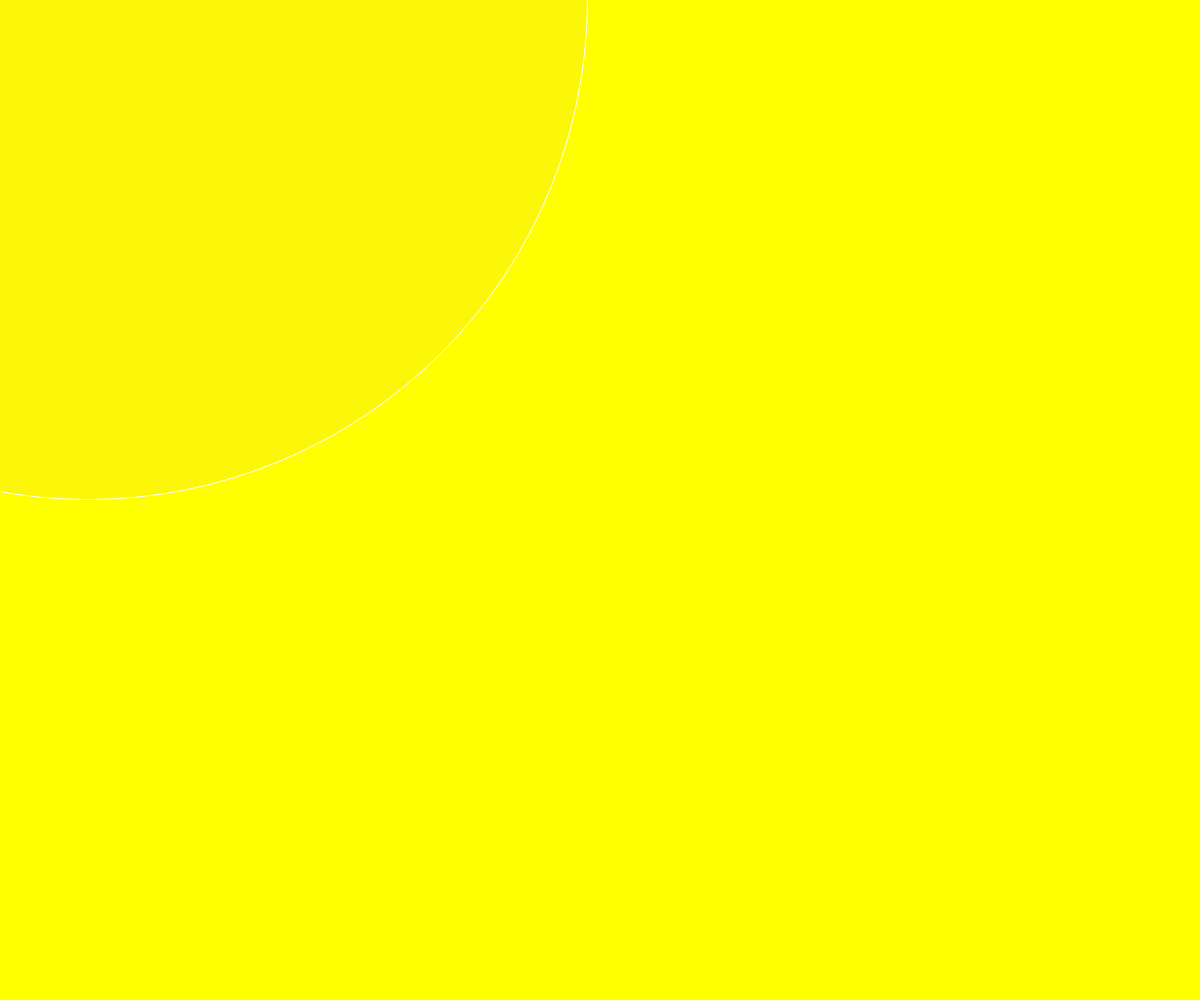
Frame 1 (no input)
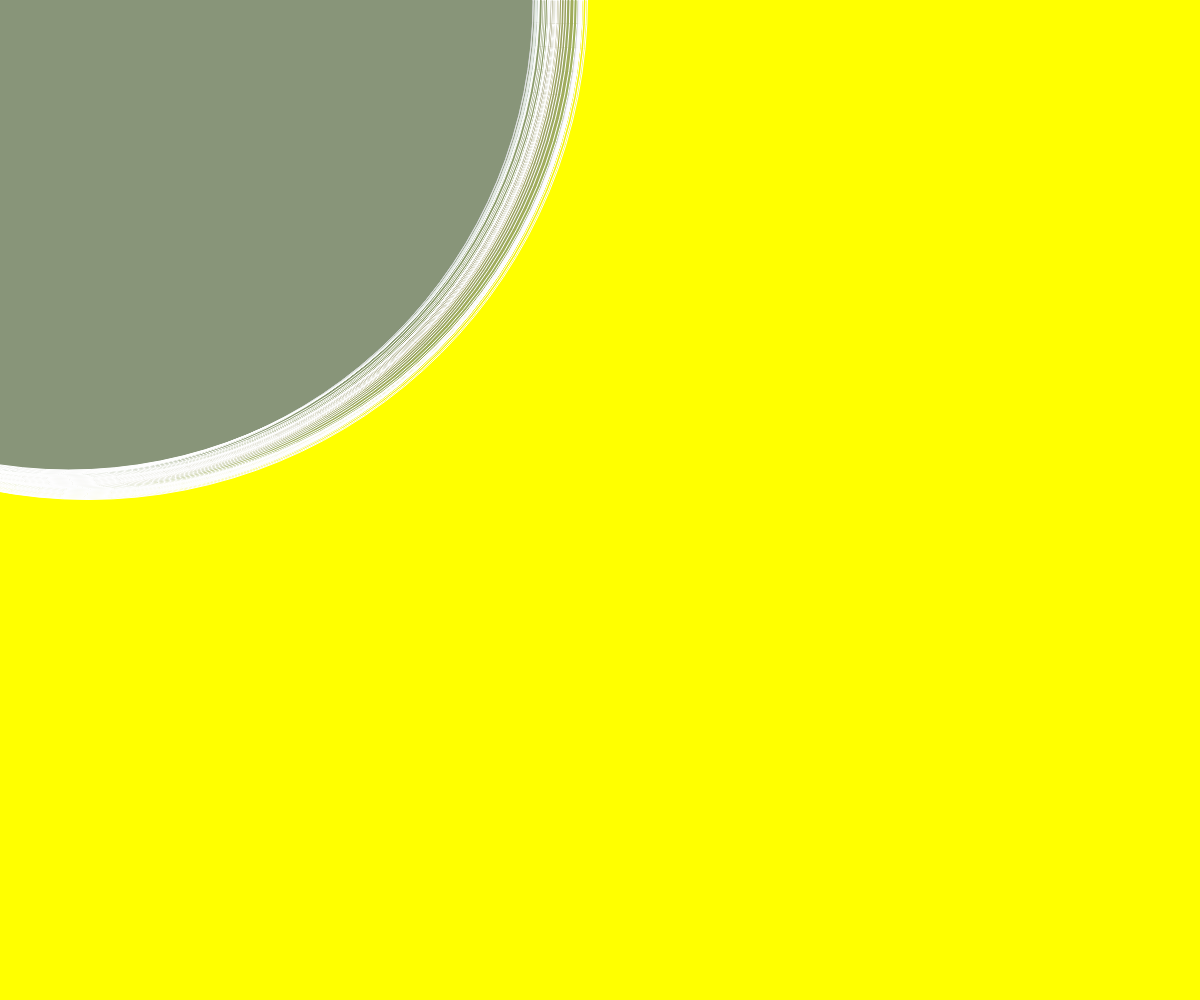
Frame 60 (no input)
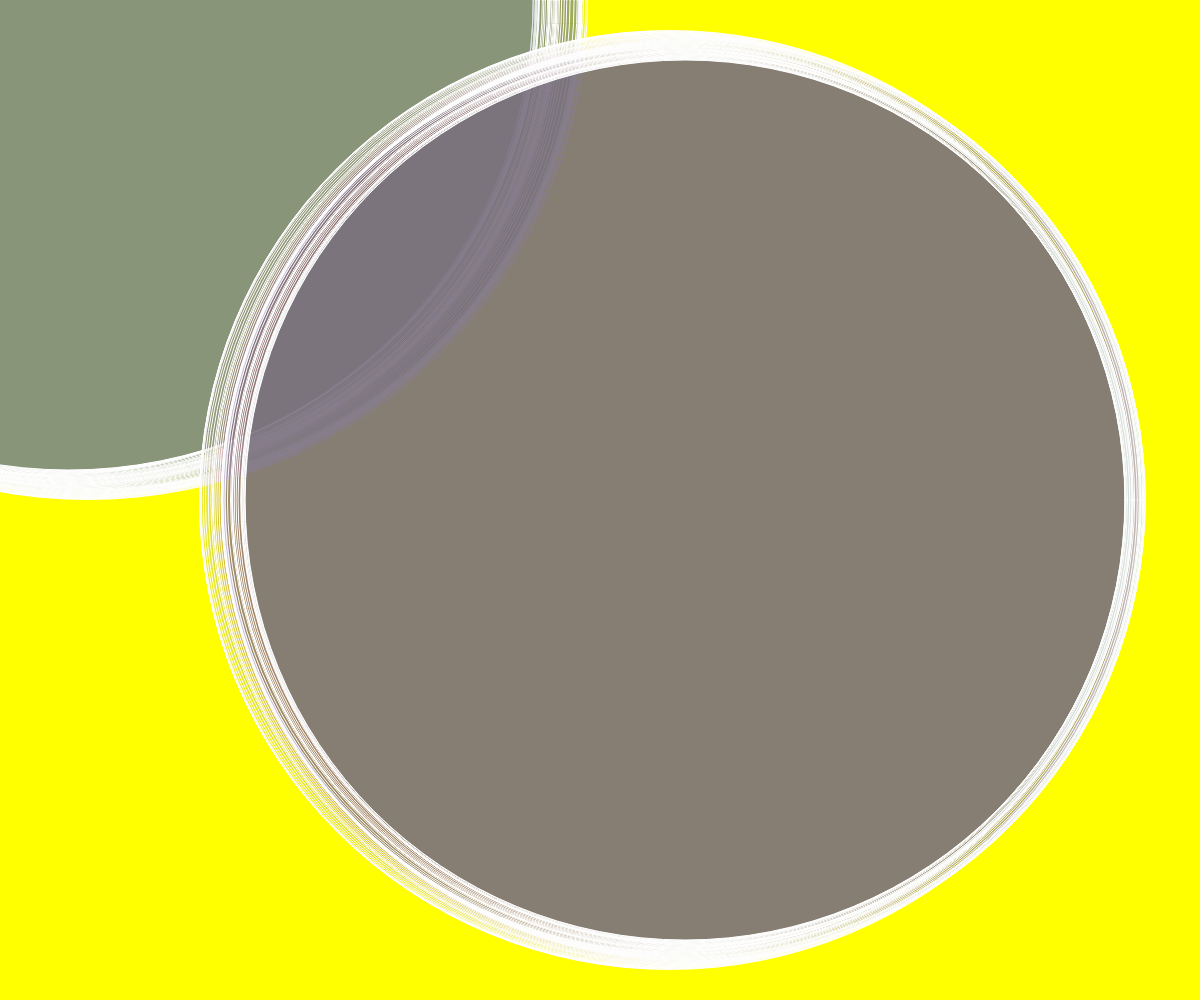
Frame 120 (the mouse pressed at the canvas centre since frame 60)

The p5.js sketch that drew these frames (run headless with seeded random() and noise() and a simulated clock; from frame 60 on, the mouse is pressed at the canvas centre):

// p5.js sketch
// ── sketch.js
var i = 1000;
var xt = 10000;
function setup() {
  createCanvas(window.innerWidth,window.innerHeight);
  background(255,255,0);
}

function draw() {
 stroke(255);
  //noStroke();
 fill(random(255),random(255),random(255),10);
//noFill();
 //fill(162,0,255,10);
 if(i > 0)
 i = i-1;
  ellipse(mouseX+map(noise(xt), 0, 1, 50, 100),mouseY,i,i);
  xt+=0.05;
}
